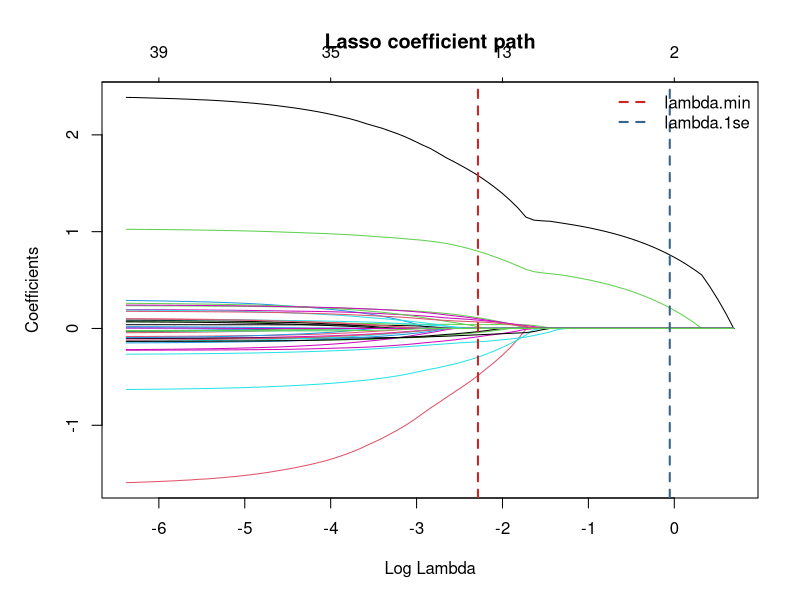
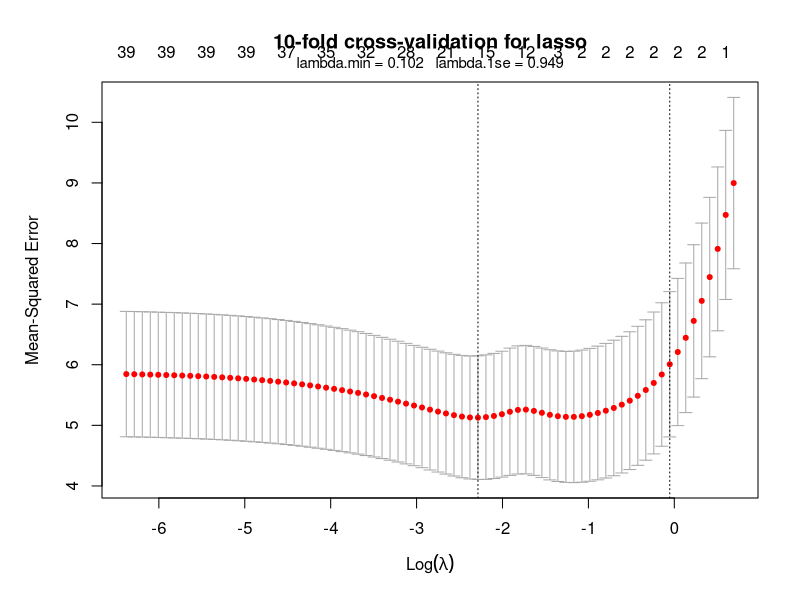

Write the R code that produced these figures, in order.
# Simulated lasso illustration for week 2 slides.
# Run from repo root with:
# Rscript materials/week02_shrinkage_cv.R

suppressPackageStartupMessages(library(glmnet))

set.seed(4060121)

asset_dir <- if (dir.exists("assets")) "assets" else "../assets"

n <- 300
p <- 40
n_train <- 200

z1 <- rnorm(n)
z2 <- rnorm(n)

X <- sapply(seq_len(p), function(j) {
  loading_1 <- exp(-(j - 1) / 12)
  loading_2 <- if (j %% 2 == 0) 0.5 else -0.5
  signal_var <- pmin(loading_1^2 + (0.35 * loading_2)^2, 0.9)
  loading_1 * z1 + 0.35 * loading_2 * z2 + sqrt(1 - signal_var) * rnorm(n)
})
colnames(X) <- paste0("x", seq_len(p))

beta <- c(2.0, -1.5, 1.25, 0.75, -0.75, rep(0, p - 5))
y <- drop(X %*% beta + rnorm(n, sd = 2))

train_idx <- sample(seq_len(n), n_train)
test_idx <- setdiff(seq_len(n), train_idx)

x_train <- X[train_idx, , drop = FALSE]
y_train <- y[train_idx]
x_test <- X[test_idx, , drop = FALSE]
y_test <- y[test_idx]

fit_path <- glmnet(x_train, y_train, alpha = 1, standardize = TRUE)
fit_cv <- cv.glmnet(x_train, y_train, alpha = 1, nfolds = 10, standardize = TRUE)

pred_min <- drop(predict(fit_cv, newx = x_test, s = "lambda.min"))
pred_1se <- drop(predict(fit_cv, newx = x_test, s = "lambda.1se"))

coef_min <- as.numeric(coef(fit_cv, s = "lambda.min"))[-1]
coef_1se <- as.numeric(coef(fit_cv, s = "lambda.1se"))[-1]

summary_table <- data.frame(
  choice = c("lambda.min", "lambda.1se"),
  lambda = signif(c(fit_cv$lambda.min, fit_cv$lambda.1se), 3),
  nonzero = c(sum(coef_min != 0), sum(coef_1se != 0)),
  test_mse = round(c(mean((y_test - pred_min)^2), mean((y_test - pred_1se)^2)), 3)
)

png(
  filename = file.path(asset_dir, "week2_lasso_path.png"),
  width = 1600,
  height = 1200,
  res = 180
)
par(mar = c(5, 5, 4, 2) + 0.1)
plot(fit_path, xvar = "lambda", label = FALSE, main = "Lasso coefficient path")
abline(v = log(c(fit_cv$lambda.min, fit_cv$lambda.1se)),
       col = c("firebrick3", "steelblue4"), lty = 2, lwd = 2)
legend(
  "topright",
  legend = c("lambda.min", "lambda.1se"),
  col = c("firebrick3", "steelblue4"),
  lty = 2,
  lwd = 2,
  bty = "n"
)
dev.off()

png(
  filename = file.path(asset_dir, "week2_lasso_cv.png"),
  width = 1600,
  height = 1200,
  res = 180
)
par(mar = c(5, 5, 4, 2) + 0.1)
plot(fit_cv, main = "10-fold cross-validation for lasso")
mtext(
  sprintf("lambda.min = %.3f   lambda.1se = %.3f", fit_cv$lambda.min, fit_cv$lambda.1se),
  side = 3,
  line = 0.5,
  cex = 0.9
)
dev.off()

cat("Seed = 4060121\n")
print(summary_table, row.names = FALSE)
